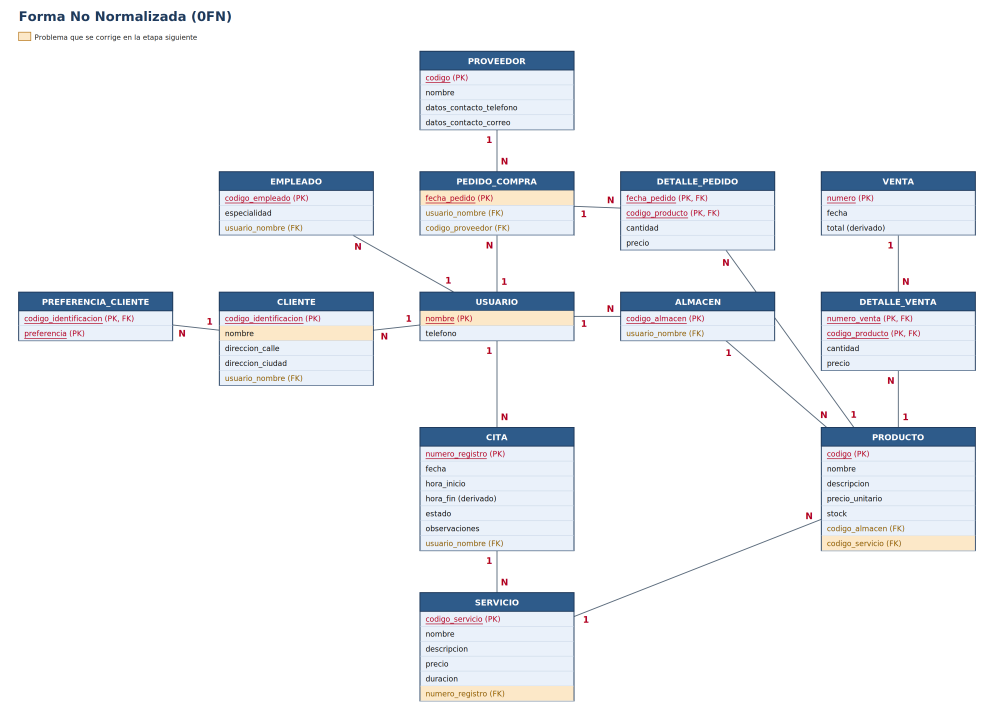
#> input picture etl_spa/diagramas/fn0.png, 2982 x 2159 px (shown at 1/3 size)
$ python stages_18.py
#> lines starting #> are read from the running program, lines starting #| are printed output that depends on the picture
# -*- coding: utf-8 -*-
import math, cairosvg
from PIL import Image, ImageFont
FT = ImageFont.truetype("/usr/share/fonts/truetype/dejavu/DejaVuSans.ttf", 16)
FONT, FONT_B = "DejaVu Sans", "DejaVu Sans Bold"
ROW_H, HDR_H, BOX_W, GAPY = 32, 40, 330, 90
COLX = [40 + i * 430 for i in range(5)]
HEADER, HEADER_NEW, BODY, BORDER = "#2E5B8A", "#2E7D4F", "#EAF1FA", "#1F3A5C"
PK_C, FK_C = "#B00020", "#8A5A00"
BG = {"new": "#D8F0DC", "del": "#F9D9D6", "issue": "#FCE8C8", None: None}
def C(n, k="a", s=None): return (n, k, s)

POS = {"PROVEEDOR": (2,0), "ESPECIALIDAD": (0,1), "EMPLEADO": (1,1), "PEDIDO_COMPRA": (2,1), "DETALLE_PEDIDO": (3,1), "VENTA": (4,1),
       "CLIENTE_PREFERENCIA": (0,2), "PREFERENCIA_CLIENTE": (0,2), "CLIENTE": (1,2), "USUARIO": (2,2), "ALMACEN": (3,2), "DETALLE_VENTA": (4,2),
       "PREFERENCIA": (0,3), "ESTADO_CITA": (1,3), "CITA": (2,3), "PRODUCTO": (4,3)}

def build(stage):
    T, R = {}, []
    s1, s2, s3 = stage == 1, stage == 2, stage == 3
    if stage == 0:
        T["USUARIO"] = [C("nombre","pk","issue"), C("telefono")]
        T["CLIENTE"] = [C("codigo_identificacion","pk"), C("nombre","a","issue"), C("direccion_calle"), C("direccion_ciudad"), C("usuario_nombre","fk")]
        T["PREFERENCIA_CLIENTE"] = [C("codigo_identificacion","pkfk"), C("preferencia","pk")]
        T["EMPLEADO"] = [C("codigo_empleado","pk"), C("especialidad"), C("usuario_nombre","fk")]
        T["ALMACEN"] = [C("codigo_almacen","pk"), C("usuario_nombre","fk")]
        T["PROVEEDOR"] = [C("codigo","pk"), C("nombre"), C("datos_contacto_telefono"), C("datos_contacto_correo")]
        T["PEDIDO_COMPRA"] = [C("fecha_pedido","pk","issue"), C("usuario_nombre","fk"), C("codigo_proveedor","fk")]
        T["DETALLE_PEDIDO"] = [C("fecha_pedido","pkfk"), C("codigo_producto","pkfk"), C("cantidad"), C("precio")]
        T["CITA"] = [C("numero_registro","pk"), C("fecha"), C("hora_inicio"), C("hora_fin (derivado)"), C("estado"), C("observaciones"), C("usuario_nombre","fk")]
        T["SERVICIO"] = [C("codigo_servicio","pk"), C("nombre"), C("descripcion"), C("precio"), C("duracion"), C("numero_registro","fk","issue")]
        T["PRODUCTO"] = [C("codigo","pk"), C("nombre"), C("descripcion"), C("precio_unitario"), C("stock"), C("codigo_almacen","fk"), C("codigo_servicio","fk","issue")]
        T["VENTA"] = [C("numero","pk"), C("fecha"), C("total (derivado)")]
        T["DETALLE_VENTA"] = [C("numero_venta","pkfk"), C("codigo_producto","pkfk"), C("cantidad"), C("precio")]
        R = [("CLIENTE","USUARIO"),("EMPLEADO","USUARIO"),("ALMACEN","USUARIO"),("CITA","USUARIO"),("PEDIDO_COMPRA","USUARIO"),("PEDIDO_COMPRA","PROVEEDOR"),
             ("PREFERENCIA_CLIENTE","CLIENTE"),("SERVICIO","CITA"),("PRODUCTO","SERVICIO"),("PRODUCTO","ALMACEN"),("DETALLE_PEDIDO","PEDIDO_COMPRA"),
             ("DETALLE_PEDIDO","PRODUCTO"),("DETALLE_VENTA","VENTA"),("DETALLE_VENTA","PRODUCTO")]
        pos = dict(POS); pos["SERVICIO"] = (2,4); return T, R, {k: v for k, v in pos.items() if k in T}, set()
    nw = "new" if s1 else None
    T["USUARIO"] = [C("id_usuario","pk",nw), C("nombre","a",nw), C("telefono")]
    cli = [C("codigo_cliente","pk")]
    cli += [C("nombre","a","del"), C("nombres","a","new"), C("apellidos","a","new")] if s1 else [C("nombres"), C("apellidos")]
    T["CLIENTE"] = cli + [C("calle"), C("ciudad"), C("id_usuario","fk",nw)]
    if s3: T["CLIENTE_PREFERENCIA"] = [C("codigo_cliente","pkfk"), C("preferencia","pk","del"), C("id_preferencia","pkfk","new")]
    else: T["CLIENTE_PREFERENCIA"] = [C("codigo_cliente","pkfk"), C("preferencia","pk","issue" if s2 else None)]
    if s3: T["EMPLEADO"] = [C("codigo_empleado","pk"), C("especialidad","a","del"), C("id_especialidad","fk","new"), C("id_usuario","fk")]
    else: T["EMPLEADO"] = [C("codigo_empleado","pk"), C("especialidad","a","issue" if s2 else None), C("id_usuario","fk",nw)]
    T["ALMACEN"] = [C("codigo_almacen","pk"), C("id_usuario","fk",nw)]
    T["PROVEEDOR"] = [C("codigo_proveedor","pk"), C("razon_social"), C("telefono"), C("correo")]
    T["PEDIDO_COMPRA"] = [C("id_pedido","pk",nw), C("fecha","a",nw), C("id_usuario","fk",nw), C("codigo_proveedor","fk")]
    iss, dl = ("issue" if s1 else None), ("del" if s2 else None)
    nomprod = [C("nombre_producto","a",iss or dl)] if (s1 or s2) else []
    T["DETALLE_PEDIDO"] = [C("id_pedido","pkfk",nw), C("codigo_producto","pkfk")] + nomprod + [C("cantidad"), C("precio")]
    T["DETALLE_VENTA"] = [C("numero_venta","pkfk"), C("codigo_producto","pkfk")] + nomprod + [C("cantidad"), C("precio")]
    cita = [C("numero_registro","pk"), C("fecha"), C("hora_inicio"), C("hora_fin (derivado)")]
    if s3: cita += [C("estado","a","del"), C("observaciones"), C("id_estado","fk","new"), C("id_usuario","fk")]
    else: cita += [C("estado","a","issue" if s2 else None), C("observaciones"), C("id_usuario","fk",nw)]
    T["CITA"] = cita
    pr = [C("codigo_producto","pk"), C("nombre"), C("descripcion"), C("precio_unitario"), C("stock"), C("codigo_almacen","fk")]
    if s1: pr.append(C("codigo_servicio","fk","del"))
    T["PRODUCTO"] = pr
    T["VENTA"] = [C("numero_venta","pk"), C("fecha"), C("total (derivado)")]
    cs = [C("numero_registro","pkfk"), C("codigo_servicio","pkfk")] + ([C("nombre_servicio","a",iss or dl)] if (s1 or s2) else []) + [C("precio")]
    T["CITA_SERVICIO"] = cs
    sv = [C("codigo_servicio","pk"), C("nombre"), C("descripcion"), C("precio"), C("duracion")]
    if s1: sv.append(C("numero_registro","fk","del"))
    T["SERVICIO"] = sv
    T["SERVICIO_PRODUCTO"] = [C("codigo_servicio","pkfk"), C("codigo_producto","pkfk")] + ([C("nombre_producto","a",iss or dl)] if (s1 or s2) else []) + [C("cantidad_usada")]
    new_tables = set()
    if s1: new_tables |= {"CITA_SERVICIO", "SERVICIO_PRODUCTO"}
    if s3:
        T["ESTADO_CITA"] = [C("id_estado","pk","new"), C("descripcion","a","new")]
        T["ESPECIALIDAD"] = [C("id_especialidad","pk","new"), C("nombre_especialidad","a","new")]
        T["PREFERENCIA"] = [C("id_preferencia","pk","new"), C("descripcion","a","new")]
        new_tables |= {"ESTADO_CITA", "ESPECIALIDAD", "PREFERENCIA"}
    R = [("CLIENTE","USUARIO"),("EMPLEADO","USUARIO"),("ALMACEN","USUARIO"),("CITA","USUARIO"),("PEDIDO_COMPRA","USUARIO"),("PEDIDO_COMPRA","PROVEEDOR"),
         ("CLIENTE_PREFERENCIA","CLIENTE"),("CITA_SERVICIO","CITA"),("CITA_SERVICIO","SERVICIO"),("SERVICIO_PRODUCTO","SERVICIO"),("SERVICIO_PRODUCTO","PRODUCTO"),
         ("PRODUCTO","ALMACEN"),("DETALLE_PEDIDO","PEDIDO_COMPRA"),("DETALLE_PEDIDO","PRODUCTO"),("DETALLE_VENTA","VENTA"),("DETALLE_VENTA","PRODUCTO")]
    if s3: R += [("CITA","ESTADO_CITA"),("EMPLEADO","ESPECIALIDAD"),("CLIENTE_PREFERENCIA","PREFERENCIA")]
    pos = dict(POS); pos.update({"CITA_SERVICIO": (2,4), "SERVICIO": (3,4), "SERVICIO_PRODUCTO": (4,4)})
    return T, R, {k: v for k, v in pos.items() if k in T}, new_tables

def esc(s): return s.replace("&", "&amp;").replace("<", "&lt;")

def render(stage, title, legend, out, orange_producto=False):
    tabs, R, pos, newt = build(stage)
    nrows = max(p[1] for p in pos.values()) + 1; rowh = [0] * nrows
    for n, cols in tabs.items(): rowh[pos[n][1]] = max(rowh[pos[n][1]], HDR_H + ROW_H * len(cols))
    top = 110; rowy = []; y = top
    for r in range(nrows): rowy.append(y); y += rowh[r] + GAPY
    G = {}
    for n, cols in tabs.items():
        c, r = pos[n]; h = HDR_H + ROW_H * len(cols)
        G[n] = dict(x=COLX[c], y=rowy[r], w=BOX_W, h=h, cx=COLX[c] + BOX_W / 2, cy=rowy[r] + h / 2)
    shapes, lines = [], []
    for n, cols in tabs.items():
        g = G[n]; x, y0, w, h = g["x"], g["y"], g["w"], g["h"]
        hc = HEADER_NEW if n in newt else HEADER; label = n + ("  (NUEVA)" if n in newt else "")
        shapes.append(f'<rect x="{x}" y="{y0}" width="{w}" height="{h}" fill="{BODY}" stroke="{BORDER}" stroke-width="2"/>')
        shapes.append(f'<rect x="{x}" y="{y0}" width="{w}" height="{HDR_H}" fill="{hc}" stroke="{BORDER}" stroke-width="2"/>')
        shapes.append(f'<text x="{x+w/2}" y="{y0+HDR_H/2+1}" font-family="{FONT_B}" font-size="18" font-weight="bold" text-anchor="middle" dominant-baseline="central" fill="#fff">{esc(label)}</text>')
        cy = y0 + HDR_H
        for (cn, k, st) in cols:
            if BG[st]: shapes.append(f'<rect x="{x+1}" y="{cy}" width="{w-2}" height="{ROW_H}" fill="{BG[st]}"/>')
            shapes.append(f'<line x1="{x}" y1="{cy+ROW_H}" x2="{x+w}" y2="{cy+ROW_H}" stroke="#C3D2E3" stroke-width="1"/>')
            suf = {"pk": "  (PK)", "fk": "  (FK)", "pkfk": "  (PK, FK)", "a": ""}[k]
            color = "#8E3B34" if st == "del" else (PK_C if k in ("pk", "pkfk") else (FK_C if k == "fk" else "#111"))
            ty = cy + ROW_H / 2 + 1
            shapes.append(f'<text x="{x+12}" y="{ty}" font-family="{FONT}" font-size="16" text-anchor="start" dominant-baseline="central" fill="{color}">{esc(cn+suf)}</text>')
            if k in ("pk", "pkfk"): shapes.append(f'<line x1="{x+12}" y1="{ty+10}" x2="{x+12+FT.getlength(cn):.1f}" y2="{ty+10}" stroke="{color}" stroke-width="1.4"/>')
            if st == "del": shapes.append(f'<line x1="{x+10}" y1="{ty}" x2="{x+14+FT.getlength(cn+suf):.1f}" y2="{ty}" stroke="#8E3B34" stroke-width="1.8"/>')
            cy += ROW_H
    def clip(g, ux, uy):
        hw, hh = g["w"] / 2, g["h"] / 2
        s = min(hw / abs(ux) if abs(ux) > 1e-9 else 1e9, hh / abs(uy) if abs(uy) > 1e-9 else 1e9)
        return g["cx"] + ux * s, g["cy"] + uy * s
    for child, parent in R:
        if child not in G or parent not in G: continue
        a, b = G[child], G[parent]; dx, dy = b["cx"] - a["cx"], b["cy"] - a["cy"]; L = math.hypot(dx, dy); ux, uy = dx / L, dy / L
        x1, y1 = clip(a, ux, uy); x2, y2 = clip(b, -ux, -uy)
        hot = orange_producto and parent == "PRODUCTO"; col = "#C77700" if hot else "#5B6B7C"
        lines.append(f'<line x1="{x1:.1f}" y1="{y1:.1f}" x2="{x2:.1f}" y2="{y2:.1f}" stroke="{col}" stroke-width="{2.6 if hot else 2}"/>')
        for (px, py, vx, vy, txt) in ((x1, y1, ux, uy, "N"), (x2, y2, -ux, -uy, "1")):
            nx, ny = -vy, vx; lx, ly = px + vx * 22 + nx * 16, py + vy * 22 + ny * 16
            shapes.append(f'<text x="{lx:.1f}" y="{ly:.1f}" font-family="{FONT_B}" font-size="19" font-weight="bold" text-anchor="middle" dominant-baseline="central" fill="#B00020">{txt}</text>')
    W = COLX[-1] + BOX_W + 40; H = y - GAPY + 40
    head = [f'<text x="40" y="45" font-family="{FONT_B}" font-size="28" font-weight="bold" fill="#1F3A5C">{esc(title)}</text>']
    lx = 40; ly = 80
    for (color, txt, stroke) in legend:
        head.append(f'<rect x="{lx}" y="{ly-11}" width="26" height="18" fill="{color}" stroke="{stroke}" stroke-width="1.5"/>')
        head.append(f'<text x="{lx+34}" y="{ly}" font-family="{FONT}" font-size="15" dominant-baseline="central" fill="#222">{esc(txt)}</text>'); lx += 34 + len(txt) * 8.6 + 36
    svg = f'<svg xmlns="http://www.w3.org/2000/svg" width="{W}" height="{H}" viewBox="0 0 {W} {H}"><rect width="100%" height="100%" fill="white"/>' + "".join(lines) + "".join(shapes) + "".join(head) + '</svg>'
    cairosvg.svg2png(bytestring=svg.encode(), write_to=out, scale=1.4)
#> (this line was passed over: cairosvg is not available in this run)
    im = Image.open(out).convert("RGB"); im.save(out); print(out, im.size)
#> in render, im is the input picture: PIL image 2982x2159 RGB; mean R, G, B 238.4, 240.7, 244.1

LN = ("#D8F0DC", "Agregado o modificado en esta etapa", "#2E7D4F"); LD = ("#F9D9D6", "Eliminado en esta etapa (tachado)", "#8E3B34")
LI = ("#FCE8C8", "Problema que se corrige en la etapa siguiente", "#B7791F")
render(0, "Forma No Normalizada (0FN)", [LI], "fn0.png")
render(1, "Primera Forma Normal (1FN)", [LN, LD, LI], "fn1.png")
#> call 2 of render, with stage = 1, title = 'Primera Forma Normal (1FN)', out = 'fn1.png', orange_producto = False
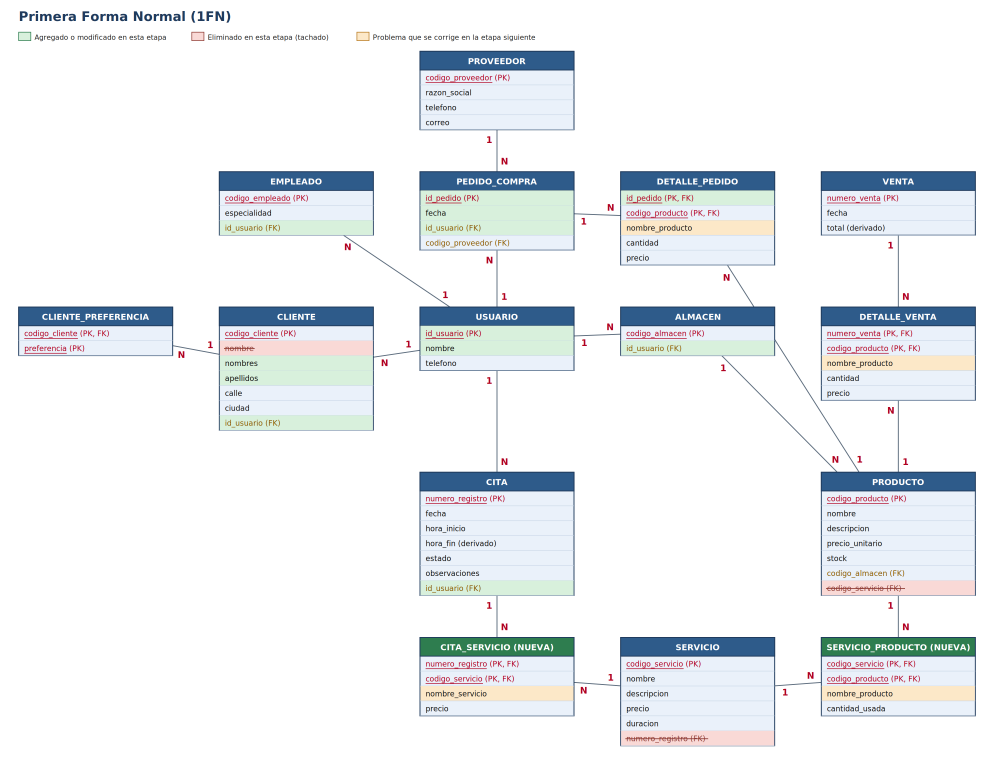
#> input picture etl_spa/diagramas/fn1.png, 2982 x 2293 px (shown at 1/3 size)
#> in render, im is the input picture: PIL image 2982x2293 RGB; mean R, G, B 236, 239.1, 241.5
render(2, "Segunda Forma Normal (2FN)", [LD, LI], "fn2.png")
#> call 3 of render, with stage = 2, title = 'Segunda Forma Normal (2FN)', out = 'fn2.png', orange_producto = False
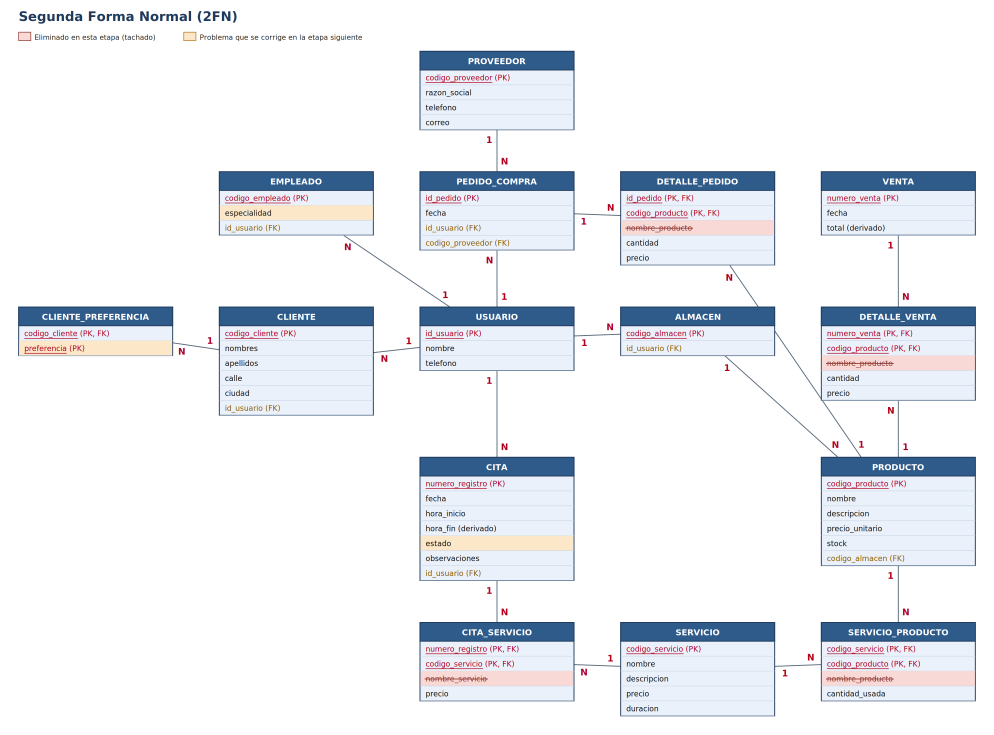
#> input picture etl_spa/diagramas/fn2.png, 2982 x 2204 px (shown at 1/3 size)
#> in render, im is the input picture: PIL image 2982x2204 RGB; mean R, G, B 236.1, 238.4, 242.6
render(3, "Tercera Forma Normal (3FN)", [LN, LD, ("#FFFFFF", "Línea naranja: caminos hacia PRODUCTO", "#C77700")], "fn3.png", orange_producto=True)
#> call 4 of render, with stage = 3, title = 'Tercera Forma Normal (3FN)', out = 'fn3.png', orange_producto = True
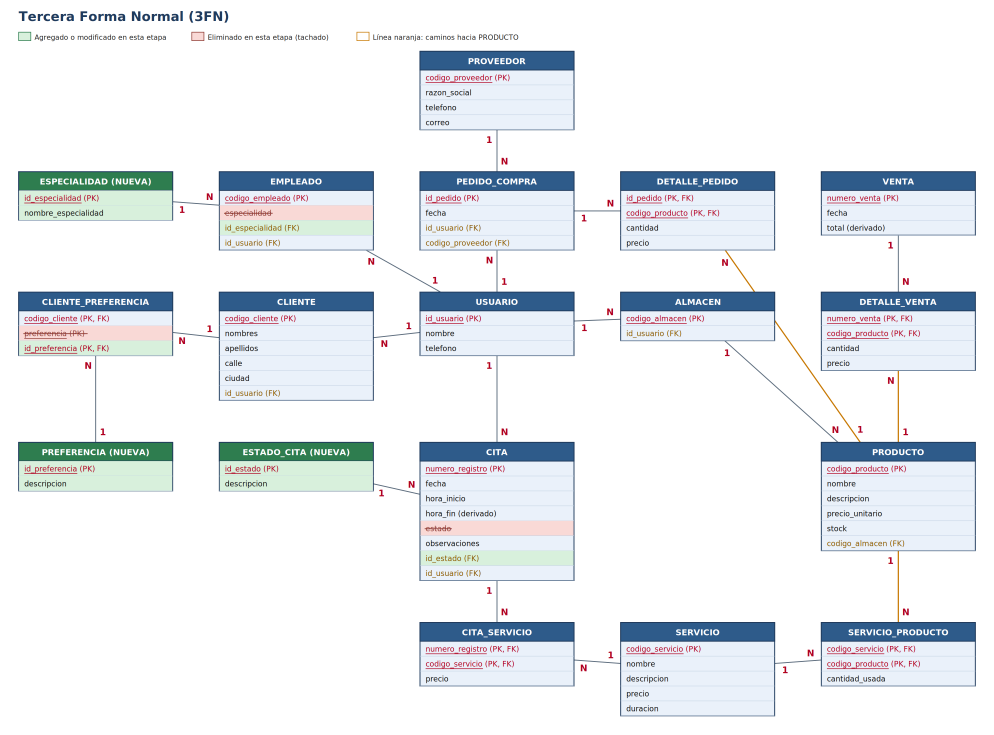
#> input picture etl_spa/diagramas/fn3.png, 2982 x 2204 px (shown at 1/3 size)
#> in render, im is the input picture: PIL image 2982x2204 RGB; mean R, G, B 232.6, 236.4, 239.9
